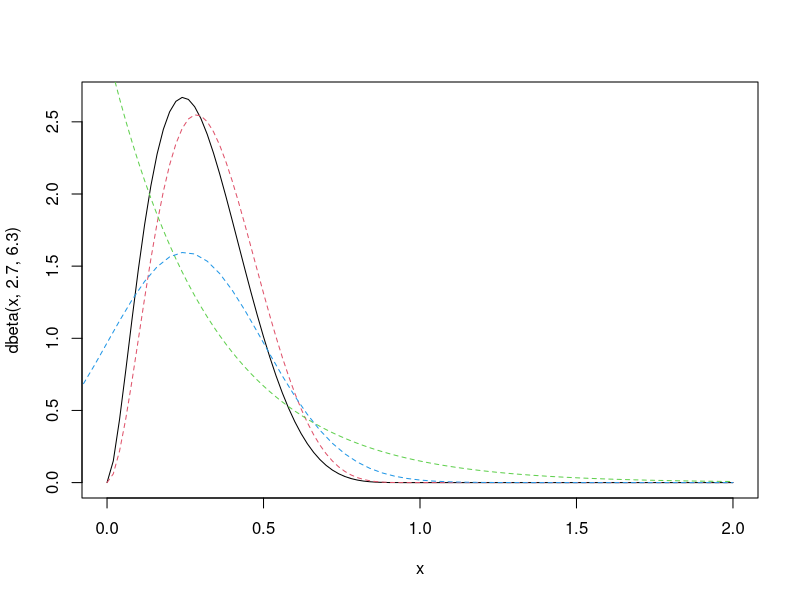
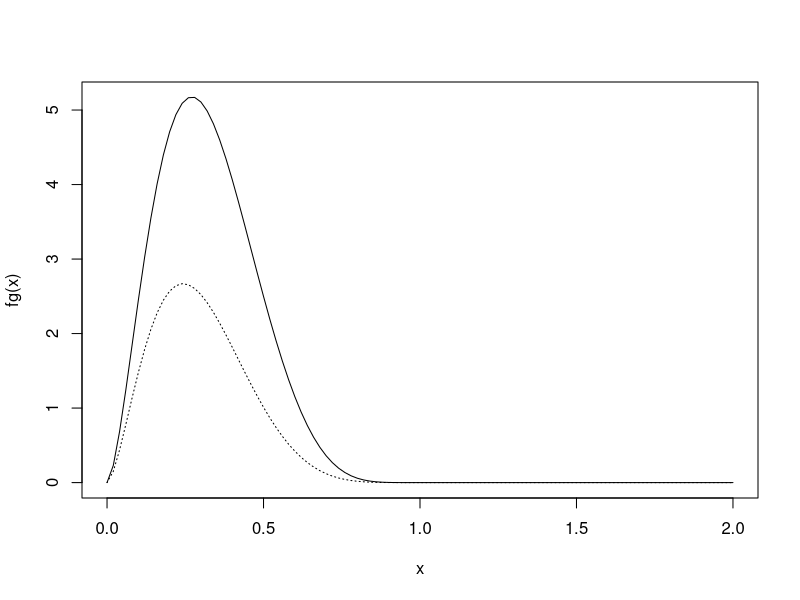
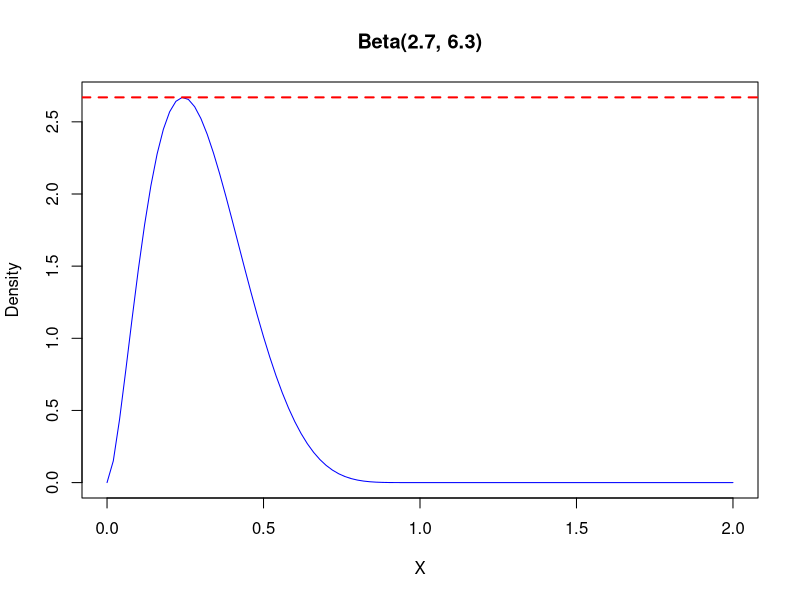
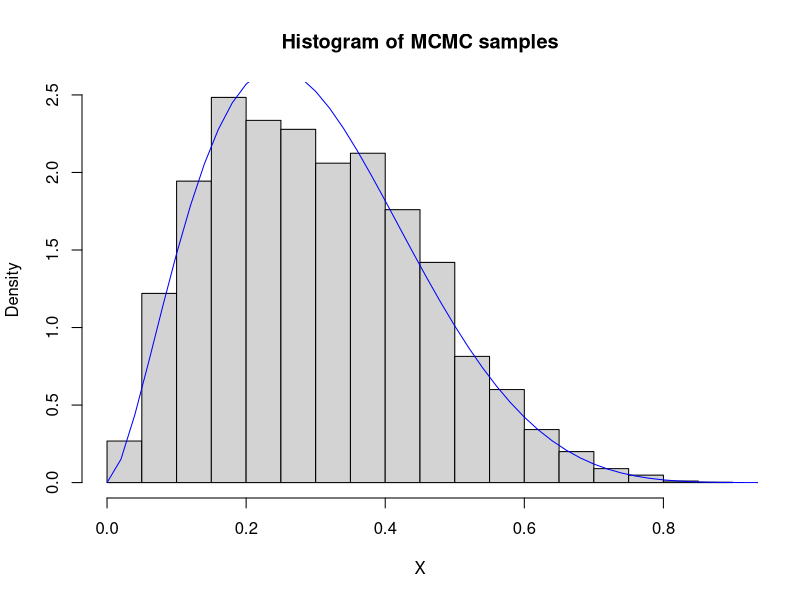
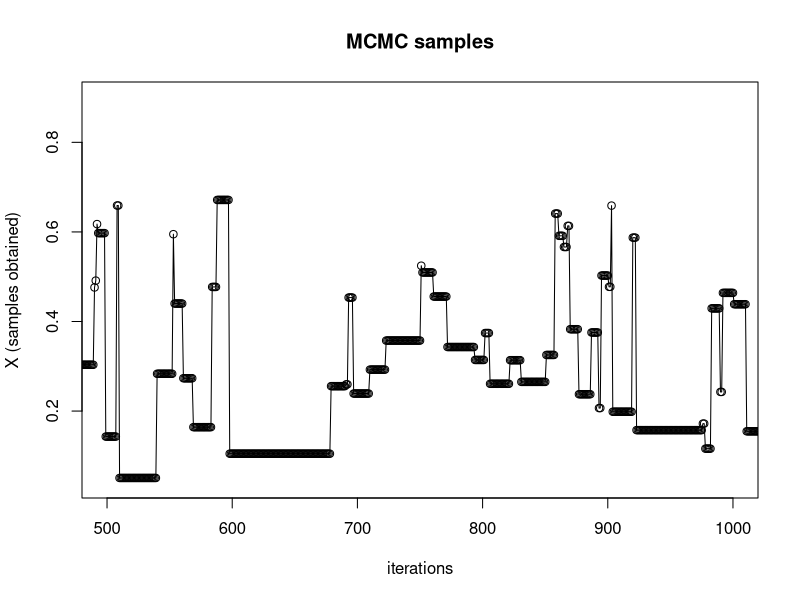
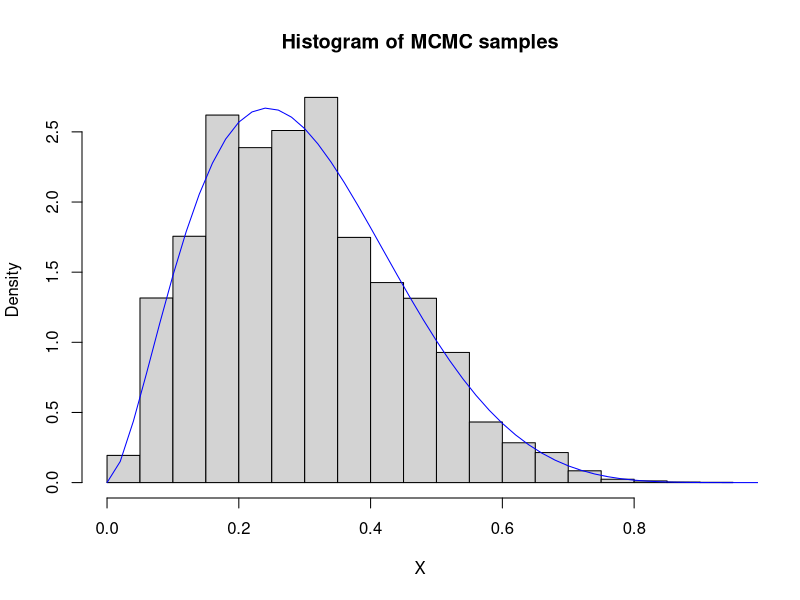
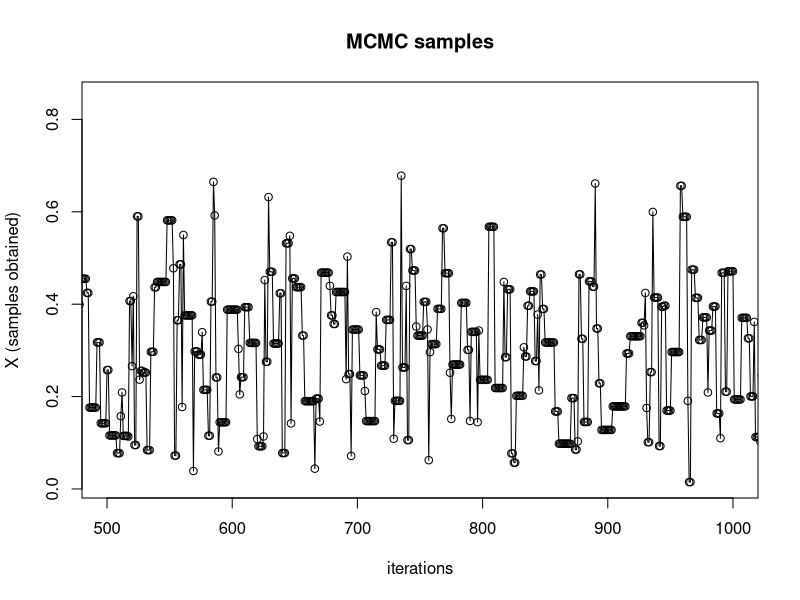
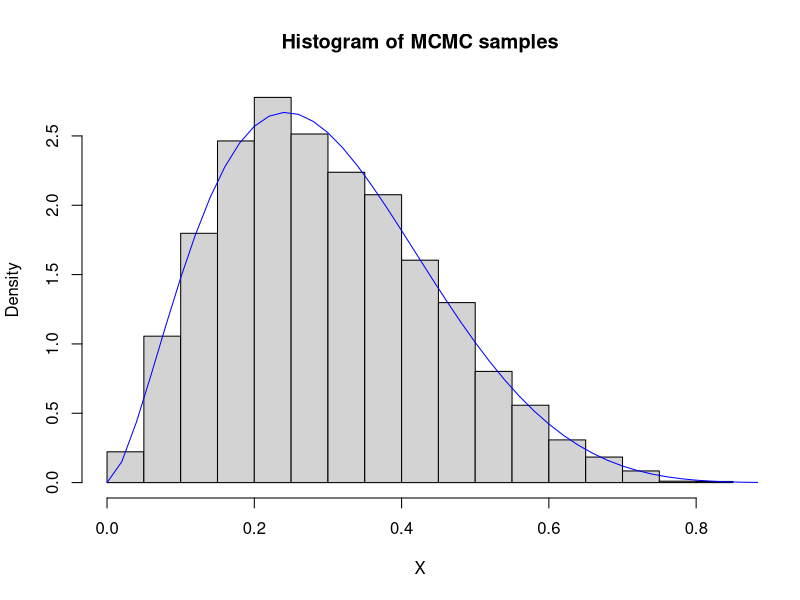

R code for these plots, in order:
## ---- chunk 1
## potential instumential distributions
curve(expr = dbeta(x, 2.7, 6.3), from = 0, to = 2)
curve(expr = dbeta(x, 3, 6), from = 0, to = 2, add = TRUE, col = 2, lty = 2)
curve(expr = dexp(x, rate = 3), from = 0, to = 2, add = TRUE, col = 3, lty = 2)
#curve(expr = dnorm(x, mean = 1, sd = 1), from = 0, to = 2, add = TRUE, col = 4, lty = 2)
curve(expr = dnorm(x, mean = 0.25, 0.25), from = -2, to = 2, add = TRUE, col = 4, lty = 2)







fg = function(x){
  1.5*dbeta(x, 2.7, 6.3)/dexp(x, rate = 1)
}

curve(expr = fg, from = 0, to = 2)
curve(expr = dbeta(x, 2.7, 6.3), from = 0, to = 2, add = TRUE, lty = 3)

## ---- chunk 2
N = 10000

## For accept-reject, we need to find a value for M
## we can use `optimize` to find the maximum of our target density
maximum  = optimize(f = function(x){ dbeta(x, 2.7, 6.3) }, 
                    interval = c(0, 2), maximum = TRUE ) ## obtain maximum

## M here is basically random guess
M = maximum$objective  ## something smaller like 1.5 works too!
curve(expr = dbeta(x, 2.7, 6.3), 
      from = 0, to = 2, col = "blue",
      main = "Beta(2.7, 6.3)", xlab = "X", ylab = "Density")
abline(h = M, lty = 2, lwd = 2, col = "red")

f = function(x){
  dbeta(x, 2.7, 6.3)
}

g = function(x){
  #dnorm(x, mean = maximum$maximum, sd = 0.25)
  dexp(x, rate = 1)
}


#N = 100000
X = numeric(N)
i = 0
while(i < N){
  #Y = abs(rnorm(n = 1, mean = maximum$maximum, sd = 0.25))
  Y = rexp(n = 1, rate = 1)
  U = runif(1)
  if(U*M <= f(Y)/g(Y)){
    i = i + 1
    X[i] = Y
  }
}



print("sample mean from direct samples")
mean(rbeta(n = 1000, shape1 = 2.7, shape2 = 6.3))
print("sample mean from Accept-Reject samples")
mean(X)


## see how samples from chain compare to Beta(2.7, 6.3) density
hist(X, main = "Histogram of MCMC samples", prob = TRUE)
curve(expr = dbeta(x, 2.7, 6.3), 
      from = 0, to = 2, add = TRUE, col = "blue")

## ---- chunk 3
## Metropolis Hastings
## now compare results with Beta(2.7, 6.3)

N = 10000
X = numeric(N)
X[1] = rbeta(n = 1, shape1 = 2.7, shape2 = 6.3) ## initial value
for(i in 1:N){
  Y = rexp(n = 1, rate = X[i])
  rho = (dbeta(x = Y, 2.7, 6.3) * dexp(x = X[i], rate = Y)) / 
    (dbeta(x = X[i], 2.7, 6.3) * dexp(x = Y, rate = X[i])) 
  
  if(runif(1) < rho){
    X[i+1] = Y
  } else{
    X[i+1] = X[i]
  }
  
}

print("sample mean from direct samples")
mean(rbeta(n = 1000, shape1 = 2.7, shape2 = 6.3))
print("sample mean from M-H samples")
mean(X)

## see chain transitions
plot(X, type = "o", main = "MCMC samples",
     xlim = c(500,1000),
     xlab = "iterations", ylab = "X (samples obtained)")

## see how samples from chain compare to Beta(2.7, 6.3) density
hist(X, main = "Histogram of MCMC samples", prob = TRUE)
curve(expr = dbeta(x, 2.7, 6.3), 
      from = 0, to = 2, add = TRUE, col = "blue")


## ---- chunk 4

## Metropolis Hastings
## now compare results with Beta(2.7, 6.3)

N = 10000
X = numeric(N)
X[1] = rbeta(n = 1, shape1 = 2.7, shape2 = 6.3)
for(i in 1:N){
  Y = rexp(n = 1, rate = 1)
  rho = (dbeta(x = Y, 2.7, 6.3) * dexp(x = X[i], rate = 1)) / 
    (dbeta(x = X[i], 2.7, 6.3) * dexp(x = Y, rate = 1)) 
  
  if(runif(1) < rho){
    X[i+1] = Y
  } else{
    X[i+1] = X[i]
  }
  
}



print("sample mean from direct samples")
mean(rbeta(n = 1000, shape1 = 2.7, shape2 = 6.3))
print("sample mean from M-H samples")
mean(X)


## see chain transitions
plot(X, type = "o", main = "MCMC samples",
     xlim = c(500,1000),
     xlab = "iterations", ylab = "X (samples obtained)")

## see how samples from chain compare to Beta(2.7, 6.3) density
hist(X, main = "Histogram of MCMC samples", prob = TRUE)
curve(expr = dbeta(x, 2.7, 6.3), 
      from = 0, to = 2, add = TRUE, col = "blue")



## ---- chunk 5
N = 10000

## For accept-reject, we need to find a value for M
## we can use `optimize` to find the maximum of our target density
maximum  = optimize(f = function(x){ dgamma(x = x, shape = 4.3, rate = 6.2)}, 
                    interval = c(0, 2), maximum = TRUE ) ## obtain maximum

M = maximum$objective
curve(expr = dgamma(x = x, shape = 4.3, rate = 6.2), 
      from = 0, to = 2, col = "blue",
      main = "Gamma(4.3, 6.2", xlab = "X", ylab = "Density")
abline(h = M, lty = 3, lwd = 2, col = "red")

f = function(x){
  dgamma(x = x, shape = 4.3, rate = 6.2)
}

g = function(x){
  dgamma(x = x, shape = 4, rate = 7)
}


#N = 10
X = numeric(N)
i = 0
while(i < N){
  Y = rgamma(n = 1, shape = 4, rate = 7)
  U = runif(1)
  if(U*M <= f(Y)/g(Y)){
    i = i + 1
    X[i] = Y
  }
}

## see how samples from chain compare to Gamma density
hist(X, main = "Histogram of MCMC samples", prob = TRUE)
curve(expr = dgamma(x = x, shape = 4.3, rate = 6.2), 
      from = 0, to = 2, add = TRUE, col = "blue")

## ---- chunk 6
## Metropolis Hastings 

N = 10000
X = numeric(N)
X[1] = rgamma(n = 1, shape = 4.3, rate = 6.2)
for(i in 1:N){
  Y = rgamma(n = 1, shape = 4, rate = 7)
  rho = (dgamma(x = Y, shape = 4.3, rate = 6.2) * dgamma(x = X[i], shape = 4, rate = 7)) / 
    (dgamma(x = X[i], shape = 4.3, rate = 6.2) * dgamma(x = Y, shape = 4, rate = 7)) 
  #X[i+1] = X[i] + (Y - X[i])*(runif(1) < rho) ## equivalent to if-else statement below
  if(runif(1) < rho){
    X[i+1] = Y
  } else{
    X[i+1] = X[i]
  }
  
}



mean(X)

## see chain transitions
par(mfrow = c(1,2))
plot(X, type = "o", main = "MCMC samples",
     xlim = c(1,200),
     xlab = "iterations", ylab = "X (samples obtained)")

plot(X, type = "o", main = "MCMC samples",
     xlim = c(N-200,N),
     xlab = "iterations", ylab = "X (samples obtained)")
par(mfrow = c(1,1))


## see how samples from chain compare to Gamma density
hist(X, main = "Histogram of MCMC samples", prob = TRUE)
curve(expr = dgamma(x = x, shape = 4.3, rate = 6.2), 
      from = 0, to = 2, add = TRUE, col = "blue")

## ---- chunk 7

## Metropolis Hastings
## now compare results with Gamma(5,6)

N = 10000
X = numeric(N)
X[1] = rgamma(n = 1, shape = 4.3, rate = 6.2)
for(i in 1:N){
  Y = rgamma(n = 1, shape = 5, rate = 6)
  rho = (dgamma(x = Y, shape = 4.3, rate = 6.2) * dgamma(x = X[i], shape = 5, rate = 6)) / 
    (dgamma(x = X[i], shape = 4.3, rate = 6.2) * dgamma(x = Y, shape = 5, rate = 6)) 
  #X[i+1] = X[i] + (Y - X[i])*(runif(1) < rho) ## equivalent to if-else statement below
  if(runif(1) < rho){
    X[i+1] = Y
  } else{
    X[i+1] = X[i]
  }
  
}



mean(X)

## see chain transitions
plot(X, type = "o", main = "MCMC samples",
     xlim = c(500,1000),
     xlab = "iterations", ylab = "X (samples obtained)")

## see how samples from chain compare to Gamma density
hist(X, main = "Histogram of MCMC samples", prob = TRUE)
curve(expr = dgamma(x = x, shape = 4.3, rate = 6.2), 
      from = 0, to = 2, add = TRUE, col = "blue")



## ---- chunk 8

dRayleigh = function(x, sigma = 4){
  ## any needed for `curve`
  if(any(x < 0)){
    out = 0
  } else{
  out = (x/sigma^2) * exp(-x^2 / (2 * sigma^2))
  }
  return(out)
}

N = 10000

X = numeric(N)
X[1] = 2 ## some random value

for(i in 1:N){
  Y = rchisq(n = 1, df = X[i])
  U = runif(1)
  rho = (dRayleigh(Y) * dchisq(x = X[i], df = Y)) / 
        (dRayleigh(X[i]) * dchisq(x = Y, df = X[i]))
  if(U < rho){
    X[i+1] = Y
  } else {
    X[i+1] = X[i]
  }
}



## see how samples from chain compare to Gamma density
hist(X, main = "Histogram of MCMC samples", prob = TRUE)
curve(expr = dRayleigh, 
      from = 0, to = 20, add = TRUE, col = "blue")



## ---- chunk 9

dRayleigh = function(x, sigma = 4){
  ## any needed for `curve`
  if(any(x < 0)){
    out = 0
  } else{
  out = (x/sigma^2) * exp(-x^2 / (2 * sigma^2))
  }
  return(out)
}

N = 10000

X = numeric(N)
X[1] = 2 ## some random value

for(i in 1:N){
  Y = rgamma(n = 1, shape = X[i], rate = 1)
  U = runif(1)
  rho = (dRayleigh(Y) * dgamma(x = X[i], shape = Y, rate = 1)) / 
        (dRayleigh(X[i]) * dgamma(x = Y, shape = X[i], rate = 1))
  if(U < rho){
    X[i+1] = Y
  } else {
    X[i+1] = X[i]
  }
}



## see how samples from chain compare to Gamma density
hist(X, main = "Histogram of MCMC samples", prob = TRUE)
curve(expr = dRayleigh, 
      from = 0, to = 20, add = TRUE, col = "blue")



## ---- chunk 10

dRayleigh = function(x, sigma = 4){
  ## any needed for `curve`
  if(any(x < 0)){
    out = 0
  } else{
  out = (x/sigma^2) * exp(-x^2 / (2 * sigma^2))
  }
  return(out)
}


N = 10000

X = numeric(N)
X[1] = 2 ## some random value

for(i in 1:N){
  Y = rgamma(n = 1, shape = 2, rate = 1)
  U = runif(1)
  rho = (dRayleigh(Y) * dgamma(x = X[i], shape = 2, rate = 1)) / 
        (dRayleigh(X[i]) * dgamma(x = Y, shape = 2, rate = 1))
  if(U < rho){
    X[i+1] = Y
  } else {
    X[i+1] = X[i]
  }
}



## see how samples from chain compare to Gamma density
hist(X, main = "Histogram of MCMC samples", prob = TRUE)
curve(expr = dRayleigh, 
      from = 0, to = 20, add = TRUE, col = "blue")



## ---- chunk 11
set.seed(987)
N = 10^6

#dt(x = x, df = 4)

X = numeric(N)
X[1] = rnorm(1) ## initialize the starting value

for(i in 1:N){
    Y = rnorm(1) ## independent of X_i
    rho = (dt(Y, df = 4) * dnorm(X[i])) /
            (dt(X[i], df = 4) * dnorm(Y))
    U = runif(1)
    if(U <= rho){
        X[i+1] = Y
    } else{
        X[i+1] = X[i]
    }

}




plot(density(X), type = "l", 
        lty = 2, main = "M-H with N(0,1) candidate")
curve(dt(x, df = 4), add = TRUE, col = 4)

## ---- chunk 12

## now with a t distribution with df = 2

X = numeric(N)
X[1] = rt(1, df = 2) ## initialize the starting value

for(i in 1:N){
    Y = rt(1, df = 2) ## independent of X_i
    rho = (dt(Y, df = 4) * dt(X[i], df = 2)) /
            (dt(X[i], df = 4) * dt(Y, df = 2))
    U = runif(1)
    if(U <= rho){
        X[i+1] = Y
    } else{
        X[i+1] = X[i]
    }

}




plot(density(X), type = "l", 
        lty = 2, main = "M-H with t_df = 2 candidate")
curve(dt(x, df = 4), add = TRUE, col = 4)


## ---- chunk 13

failure <- c(1, 1, 1, 1, 0, 0, 0, 0, 0, 0, 0, 0, 1, 1, 
             0, 0, 0, 1, 0, 0, 0, 0, 0)
temperature <- c(53, 57, 58, 63, 66, 67, 67, 67, 68, 
                 69, 70, 70, 70, 70, 72, 73, 75, 75,
                 76, 76, 78, 79, 81)

df = data.frame(failure, temperature)

head(df)



## ---- chunk 14
fit = glm(formula = failure ~ temperature, data = df, 
          family = binomial(link = "logit"))

summary(fit)

## ---- chunk 15
# Preliminary output from ML estimation
a.mle <- as.numeric(fit$coefficients[1])
b.mle <- as.numeric(fit$coefficients[2])
var.a.mle <- summary(fit)$cov.scaled[1, 1]
var.b.mle <- summary(fit)$cov.scaled[2, 2]
b.mme <- exp(a.mle + 0.577216)


## ---- chunk 16
## setting up functions

# Posterior distribution
dpost <- function(theta, y = failure, x = temperature){
    ## density of Y is binomial/bernoulli
    a <- theta[1]
    b <- theta[2]
    p <- 1 - 1 / (1 + exp(a + b * x)) ## logistic CDF
    lik <- exp(sum(dbinom(y, size=1, prob=p, log=TRUE)))
    dprior <- exp(a) * exp(-exp(a) / b.mme) * 1/ b.mme ## density of prior
    return(lik * dprior)
}


# Proposal distribution (independent proposal, so "theta0" is not used)
dprop <- function(theta){
    ## ignore theta0
    a <- theta[1]
    b <- theta[2]
    pr1 <- exp(a) * exp(-exp(a) / b.mme) / b.mme
    pr2 <- dnorm(b, b.mle, sqrt(var.b.mle))
    return(pr1 * pr2)
}




rprop <- function(theta0){
    ## independent proposals for a and b
    #a <- log(rexp(1, 1 / b.mme))
    a <- log(rexp(1, 1 / b.mme)) ## log for computational purposes
    b <- rnorm(1, b.mle, sqrt(var.b.mle))
    return(c(a, b))
}



## ---- chunk 17
## Metropolis-Hastings set up to run


# Run Metropolis-Hastings
N <- 10^4
B <- 10^3
#mh.out <- MH(c(a.mle, b.mle), dpost, dprop, rprop, N, B)


## x0: initializing values for MH algorithm
## f: the pdf of posterior; target distribution
## dprop: the pdf of the proposal distribution
## rprop: the random number gen for proposal
## N: Number of samples needed
## B: Number of burn in samples
## function generates N+B samples then drops B
x0 <- c(a.mle, b.mle)
x <- matrix(NA, nrow = N + B, ncol = length(x0)) 
fx <- rep(NA, N + B)
x[1,] <- x0 ## add the initializing values
fx[1] <- dpost(x0) ## initiate the M-H algorithm
ct <- 0 ## counter for acceptance

for(i in 2:(N + B)){
    u <- rprop(x[i-1,])
    fu <- dpost(u)
    ## use log values for computational purposes
    r <- log(fu) + log(dprop(x[i-1,])) - log(fx[i-1]) - log(dprop(u))
    R <- min(exp(r), 1)
    if(runif(1) <= R){
        ct <- ct + 1 ## update counter
        x[i,] <- u
        fx[i] <- fu
    } else {
    x[i,] <- x[i-1,]
    fx[i] <- fx[i-1]
    }
}


mh.out <- x[-(1:B), ]
alpha.mh <- mh.out[,1]
beta.mh <- mh.out[,2]


## ---- chunk 18


par(mfrow = c(1,2))
hist(alpha.mh, freq=FALSE, col="gray", border="white", xlab=expression(alpha))
plot(alpha.mh, type="l", col="gray", xlab="Iteration", ylab=expression(alpha))
lines(1:N, cumsum(alpha.mh) / (1:N))

hist(beta.mh, freq=FALSE, col="gray", border="white", xlab=expression(beta))
plot(beta.mh, type="l", col="gray", xlab="Iteration", ylab=expression(beta))
lines(1:N, cumsum(beta.mh)/(1:N))


